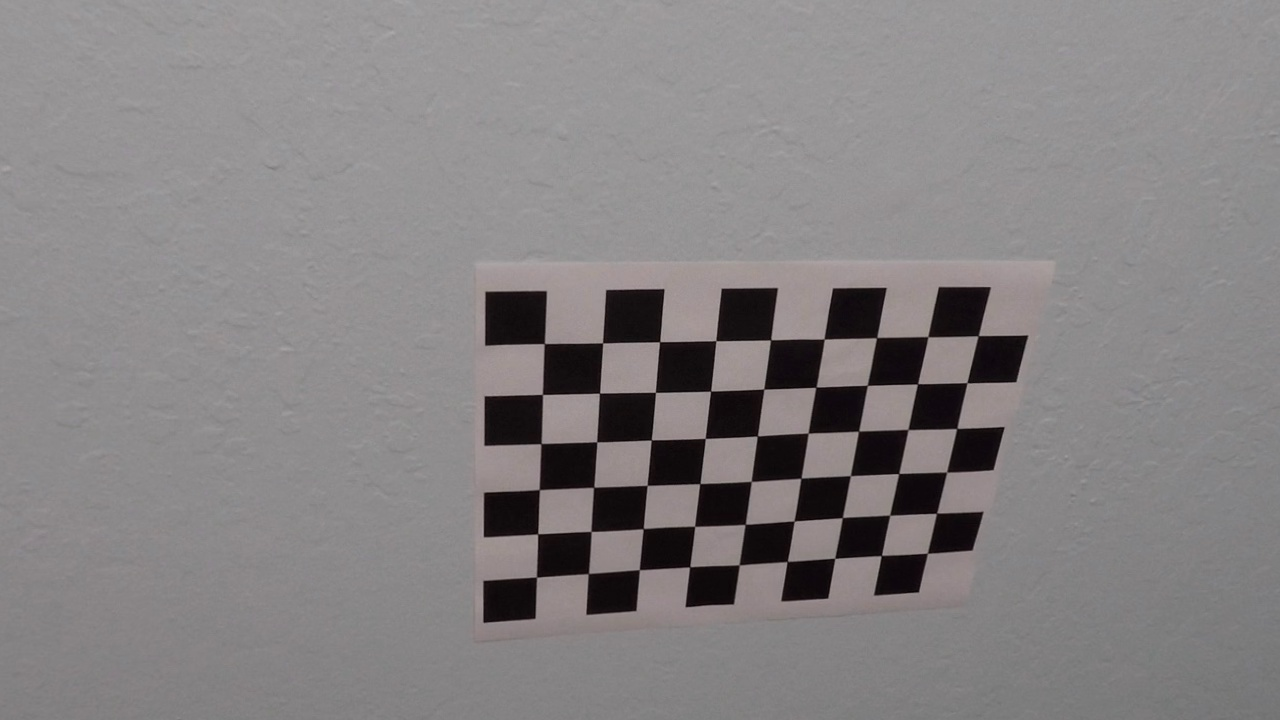
#> input picture camera_cal/undist/calibration10_dst.jpg, 1280 x 720 px, given in place of calibration10.jpg, which was not available
$ jupyter execute --allow-errors 'Advanced Lane Finding.ipynb'   (shell and % lines are left out)   (older library calls are emulated)   (text cells are left out)
#> lines starting #> are read from the running program, lines starting #| are printed output that depends on the picture; after the words box and inside, x2 and y2 are one past the last pixel; in counts of white or black regions, pixels touching at a corner belong together; pictures that were not available may be replaced by others from this repository, and a replacement may not be noted
#> (reads camera_cal/cal_dist_pickle.p from the repository)
#> further down, img is the input picture: shape (720, 1280, 3); mean R, G, B 133.1, 129.7, 130.6
[cell 1]
import numpy as np
import cv2
import matplotlib.pyplot as plt
import matplotlib.image as mpimg
import glob
import pickle
from moviepy.editor import VideoFileClip

[cell 2]
# prepare object points
nx = 9 # enter the number of inside corners in x
ny = 6 # enter the number of inside corners in y

# Make a list of calibration images
# fname = 'camera_cal/calibration1.jpg'
# img = cv2.imread(fname)
# img = mpimg.imread(fname)
images = glob.glob('../camera_cal/calibration*.jpg')

# arrays to store object points and image points from all the images
imgpoints = [] # 2D points in image plane
objpoints = [] # 3D points in real world place

# prepare object points
objp = np.zeros((6*9,3),np.float32)
objp[:,:2] = np.mgrid[0:9,0:6].T.reshape(-1,2) # x,y coordinates

for fname in images:

#     print(fname)
    # read in each image
    img = mpimg.imread(fname)

    # convert to grayscale
    gray = cv2.cvtColor(img,cv2.COLOR_RGB2GRAY)

    # find the chessboard corners
    ret, corners = cv2.findChessboardCorners(gray,(nx,ny),None)

    # if corners are found, add object points, image points
    if ret == True:
        imgpoints.append(corners)
        objpoints.append(objp)

        # draw and display the corners
        img = cv2.drawChessboardCorners(img,(nx,ny),corners, ret)
#         plt.imshow(img)

#> (the rest of this cell did not finish here and is left out)

[cell 3]
# apply undistortion on test image
for fname in images:
    img = mpimg.imread(fname)

    dst = cv2.undistort(img,mtx,dist,None,mtx)
    dst_name = fname.split('.jpg')[0] + '_dst.jpg'
    cv2.imwrite(dst_name,dst)

    f, (ax1, ax2) = plt.subplots(1, 2, figsize=(20,10))
    ax1.imshow(img)
    ax1.set_title('Original Image', fontsize=30)
    ax2.imshow(dst)
    ax2.set_title('Undistorted Image', fontsize=30)

[cell 4]
# Save the camera calibration result for later use (we won't worry about rvecs / tvecs)
dist_pickle = {}
#> (the rest of this cell did not finish here and is left out)

[cell 5]
# [13 lines left out: function warp, not called in this run]

[cell 6]
# Define a function that takes an image, number of x and y points,
# camera matrix and distortion coefficients
def corners_unwarp(img, nx, ny, mtx, dist):

    # Use the OpenCV undistort() function to remove distortion
#> called with nx = 9, ny = 6, mtx = array of shape (3, 3), dist = array of shape (1, 5)
    undist = cv2.undistort(img, mtx, dist, None, mtx)

    # Convert undistorted image to grayscale
    gray = cv2.cvtColor(undist, cv2.COLOR_RGB2GRAY)

    # Search for corners in the grayscaled image
    ret, corners = cv2.findChessboardCorners(gray, (nx, ny), None)
#> ret = True; corners = 54 rows, first 8: [542.4, 344.5], [602.3, 342.6], [658.9, 342.3], [715.8, 340.6], [769.5, 340.6], [824.3, 337.9], [876.7, 338.6], [930.3, 334.7]

    if ret == True:
        # If we found corners, draw them! (just for fun)
        cv2.drawChessboardCorners(undist, (nx, ny), corners, ret)
#> undist: shape (720, 1280, 3); mean R, G, B 133, 130.2, 130.9

        # Choose offset from image corners to plot detected corners
        # This should be chosen to present the result at the proper aspect ratio
        # My choice of 100 pixels is not exact, but close enough for our purpose here
        offset = 100 # offset for dst points

        # Grab the image shape
        img_size = (gray.shape[1], gray.shape[0])
#> img_size = (1280, 720)

        # For source points I'm grabbing the outer four detected corners
        src = np.float32([corners[0], corners[nx-1], corners[-1], corners[-nx]])
#> src = [[542.4, 344.5], [985.4, 333.8], [931.3, 555.4], [536.4, 580.1]]

        # For destination points, I'm arbitrarily choosing some points to be
        # a nice fit for displaying our warped result
        # again, not exact, but close enough for our purposes
        dst = np.float32([[offset, offset], [img_size[0]-offset, offset],
                                     [img_size[0]-offset, img_size[1]-offset],
                                     [offset, img_size[1]-offset]])

        # Given src and dst points, calculate the perspective transform matrix
        M = cv2.getPerspectiveTransform(src, dst)
#> M = [[1.77, 0.00551, -883.7], [0.0233, 1.5, -450], [-0.000138, -0.000396, 1]]

        # Compute the inverse perspective transform:
        Minv = cv2.getPerspectiveTransform(dst, src)
#> Minv = [[0.497, 0.13, 498], [0.0146, 0.621, 292.5], [7.45e-05, 0.000264, 1]]

        # Warp the image using OpenCV warpPerspective()
        warped = cv2.warpPerspective(undist, M, img_size)
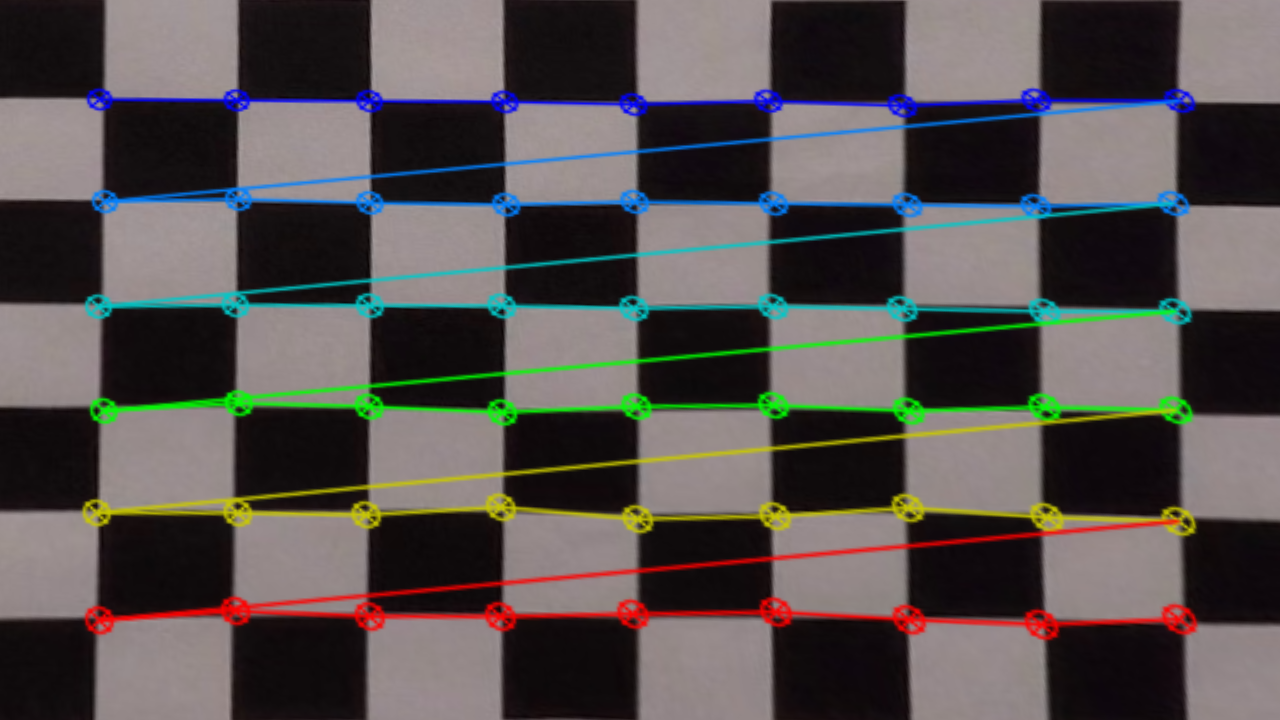
#> warped: shape (720, 1280, 3); mean R, G, B 85.4, 80.2, 78.8

    # Return the resulting image and matrix
    return warped, M

[cell 7]
dist_pickle = pickle.load( open( "../camera_cal/cal_dist_pickle.p", "rb" ) )
mtx = dist_pickle["mtx"]
dist = dist_pickle["dist"]

[cell 8]
img = mpimg.imread('../camera_cal/calibration10.jpg')
warped_undist_img, M = corners_unwarp(img, nx, ny, mtx, dist)

[cell 9]
f, (ax1, ax2) = plt.subplots(1, 2, figsize=(24, 9))
f.tight_layout()
ax1.imshow(img)
ax1.set_title('Original Image', fontsize=50)
ax2.imshow(warped_undist_img)
ax2.set_title('Undistorted and Warped Image', fontsize=50)
plt.subplots_adjust(left=0., right=1, top=0.9, bottom=0.)

[cell 10]
def abs_sobel_thresh(img, orient='x', sobel_kernel=3, thresh=(0, 255)):
    # Convert to grayscale
    gray = cv2.cvtColor(img, cv2.COLOR_RGB2GRAY)
    # Apply x or y gradient with the OpenCV Sobel() function
    # and take the absolute value
    if orient == 'x':
        abs_sobel = np.absolute(cv2.Sobel(gray, cv2.CV_64F, 1, 0, ksize = sobel_kernel))
    if orient == 'y':
        abs_sobel = np.absolute(cv2.Sobel(gray, cv2.CV_64F, 0, 1, ksize = sobel_kernel))
    # Rescale back to 8 bit integer
    scaled_sobel = np.uint8(255*abs_sobel/np.max(abs_sobel))
    # Create a copy and apply the threshold
    grad_binary = np.zeros_like(scaled_sobel)
    # Here I'm using inclusive (>=, <=) thresholds, but exclusive is ok too
    grad_binary[(scaled_sobel >= thresh[0]) & (scaled_sobel <= thresh[1])] = 1
    return grad_binary

def mag_thresh(image, sobel_kernel=3, mag_thresh=(0, 255)):
    # Convert to grayscale
    gray = cv2.cvtColor(img, cv2.COLOR_RGB2GRAY)
    # Take both Sobel x and y gradients
    sobelx = cv2.Sobel(gray, cv2.CV_64F, 1, 0, ksize=sobel_kernel)
    sobely = cv2.Sobel(gray, cv2.CV_64F, 0, 1, ksize=sobel_kernel)
    # Calculate the gradient magnitude
    gradmag = np.sqrt(sobelx**2 + sobely**2)
    # Rescale to 8 bit
    scale_factor = np.max(gradmag)/255
    gradmag = (gradmag/scale_factor).astype(np.uint8)
    # Create a binary image of ones where threshold is met, zeros otherwise
    mag_binary = np.zeros_like(gradmag)
    mag_binary[(gradmag >= mag_thresh[0]) & (gradmag <= mag_thresh[1])] = 1
    return mag_binary

def dir_threshold(image, sobel_kernel=3, thresh=(0, np.pi/2)):
    # Grayscale
    gray = cv2.cvtColor(img, cv2.COLOR_RGB2GRAY)
    # Calculate the x and y gradients
    sobelx = cv2.Sobel(gray, cv2.CV_64F, 1, 0, ksize=sobel_kernel)
    sobely = cv2.Sobel(gray, cv2.CV_64F, 0, 1, ksize=sobel_kernel)
    # Take the absolute value of the gradient direction,
    # apply a threshold, and create a binary image result
    absgraddir = np.arctan2(np.absolute(sobely), np.absolute(sobelx))
    dir_binary =  np.zeros_like(absgraddir)
    dir_binary[(absgraddir >= thresh[0]) & (absgraddir <= thresh[1])] = 1
    return dir_binary

[cell 11]
# Choose a Sobel kernel size
ksize = 3 # Choose a larger odd number to smooth gradient measurements

image = mpimg.imread('../test_images/test6.jpg')
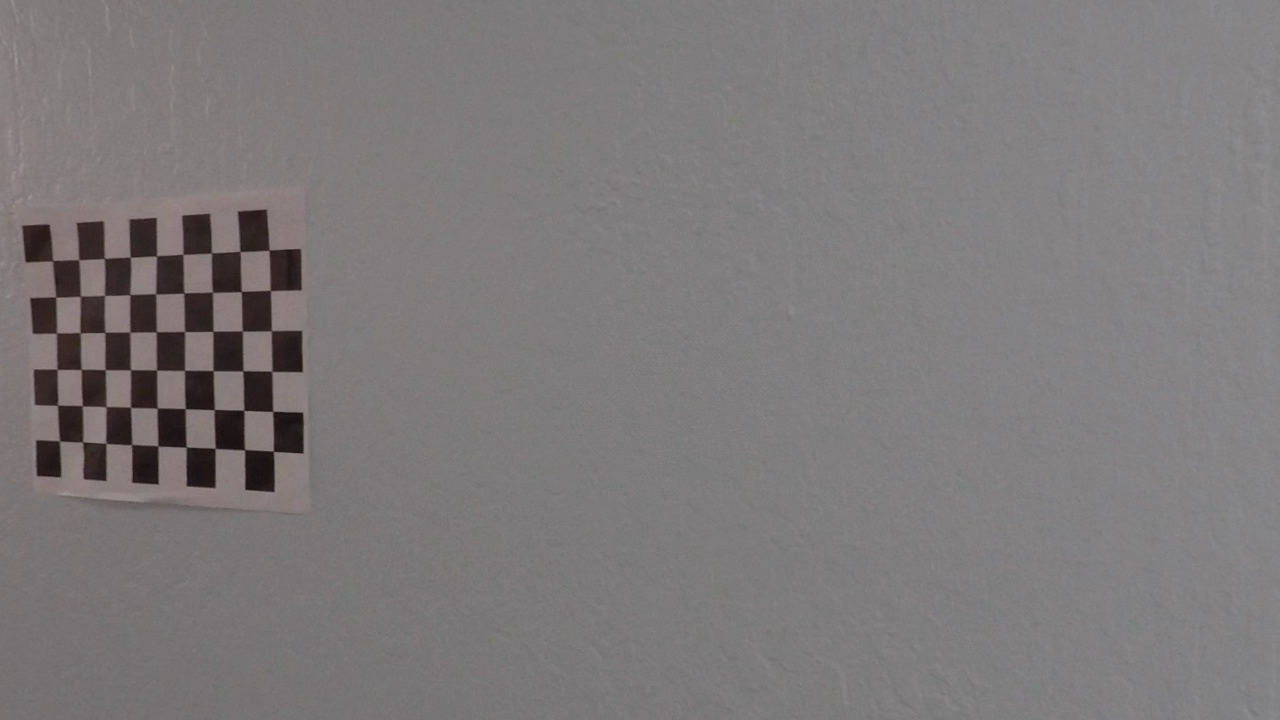
#> input picture camera_cal/undist/calibration11_dst.jpg, 1280 x 720 px, given in place of test6.jpg, which was not available
#> image is the input picture: shape (720, 1280, 3); mean R, G, B 124.5, 121.3, 122

# Apply each of the thresholding functions
gradx = abs_sobel_thresh(image, orient='x', sobel_kernel=3, thresh=(20, 100))
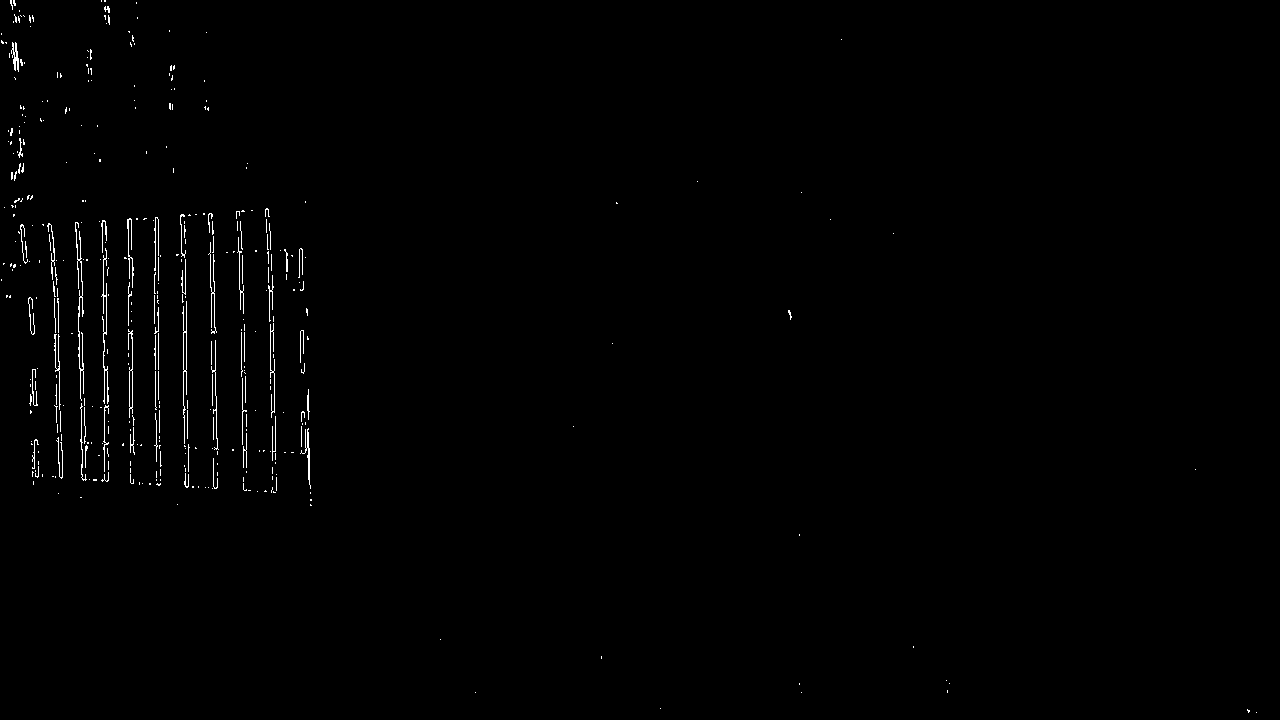
#> gradx: shape (720, 1280); values 0 (black) and 1 (white), 0.7% white in thin lines or dots
grady = abs_sobel_thresh(image, orient='y', sobel_kernel=3, thresh=(20, 100))
#> grady: shape (720, 1280); values 0 (black) and 1 (white), 0.44% white in thin lines or dots
mag_binary = mag_thresh(image, sobel_kernel=3, mag_thresh=(30, 100))
#> in mag_thresh, `scale_factor = np.max(gradmag)/255`: scale_factor = 2.4
#> mag_binary: shape (720, 1280); values 0 (black) and 1 (white), 0.76% white in thin lines or dots, all inside (x1, y1, x2, y2) = (269, 30, 1277, 624)
dir_binary = dir_threshold(image, sobel_kernel=15, thresh=(0.7, 1.3))
#> dir_binary: shape (720, 1280) float64; values 0 (black) and 1 (white), 37.8% white in thin lines or dots

[cell 12]
combined = np.zeros_like(dir_binary)
combined[((gradx == 1) & (grady == 1)) | ((mag_binary == 1) & (dir_binary == 1))] = 1

[cell 13]
# Define a function that thresholds the S-channel of HLS
def hls_select(img, thresh=(0, 255)):
#> called with thresh = (30, 255)
    hls = cv2.cvtColor(img, cv2.COLOR_RGB2HLS)
#> hls: shape (720, 1280, 3); mean of channels 0, 1, 2 115.2, 123, 4.7
    s_channel = hls[:,:,2]
    binary_output = np.zeros_like(s_channel)
    binary_output[(s_channel > thresh[0]) & (s_channel <= thresh[1])] = 1
    return binary_output

[cell 14]
img = mpimg.imread('../test_images/test6.jpg')
hls_binary = hls_select(img,thresh=(30,255))
#> hls_binary: shape (720, 1280); values 0 (black) and 1 (white), 3.5% white; 40 white regions (7 under 20 px), largest, box (x1, y1, x2, y2) and area: (213, 252, 271, 331) 2091, (23, 225, 80, 297) 1824, (272, 331, 303, 372) 1132

f, (ax1,ax2) = plt.subplots(1,2,figsize=(24,9))
f.tight_layout()
ax1.imshow(img)
ax1.set_title('Original Image', fontsize=50)
ax2.imshow(hls_binary, cmap='gray')
ax2.set_title('Thresholded S', fontsize=50)
plt.subplots_adjust(left=0., right=1, top=0.9, bottom=0.)

[cell 15]
# Edit this function to create your own pipeline.
# def pipeline(img, s_thresh=(170, 225), sx_thresh=(20, 100)):
def pipeline(img):

    # convert to gray scale
#     gray = cv2.cvtColor(img, cv2.COLOR_RGB2GRAY)

    img = np.copy(img)

    # apply gradient threshold on the horizontal gradient
    sx_binary = abs_sobel_thresh(img, orient='x', sobel_kernel=3, thresh=(10, 200))
#> sx_binary: shape (720, 1280); values 0 (black) and 1 (white), 3.4% white; 5880 white regions (5823 under 20 px), largest, box (x1, y1, x2, y2) and area: (17, 206, 41, 490) 1796, (52, 206, 69, 491) 1780, (83, 205, 101, 492) 1694

    # apply gradient direction threshold so that only edges closer to vertical are detected.
    dir_binary = dir_threshold(img, sobel_kernel=15, thresh=(np.pi/6, np.pi/2))
#> dir_binary: shape (720, 1280) float64; values 0 (black) and 1 (white), 65.7% white; 11986 black regions (9282 under 20 px), largest, box (x1, y1, x2, y2) and area: (0, 624, 1280, 720) 9071, (0, 0, 1280, 42) 7912, (20, 297, 144, 495) 7242

    # combine the gradient and direction thresholds.
    combined_condition = ((sx_binary == 1) & (dir_binary == 1))
#> combined_condition: shape (720, 1280) bool; 2% white in thin lines or dots

    # R & G thresholds so that yellow lanes are detected well.
    color_threshold = 150
    R = img[:,:,0]
    G = img[:,:,1]
    r_g_condition = (R > color_threshold) & (G > color_threshold)
#> r_g_condition: shape (720, 1280) bool; every value is 0

    # Convert to HSV color space and separate the V channel
    hsv = cv2.cvtColor(img, cv2.COLOR_RGB2HLS).astype(np.float)
    l_channel = hsv[:,:,1]
    s_channel = hsv[:,:,2]

    # S channel performs well for detecting bright yellow and white lanes
    s_thresh = (100, 255)
    s_condition = (s_channel > s_thresh[0]) & (s_channel <= s_thresh[1])

    # We put a threshold on the L channel to avoid pixels which have shadows and as a result darker.
    l_thresh = (120, 255)
    l_condition = (l_channel > l_thresh[0]) & (l_channel <= l_thresh[1])
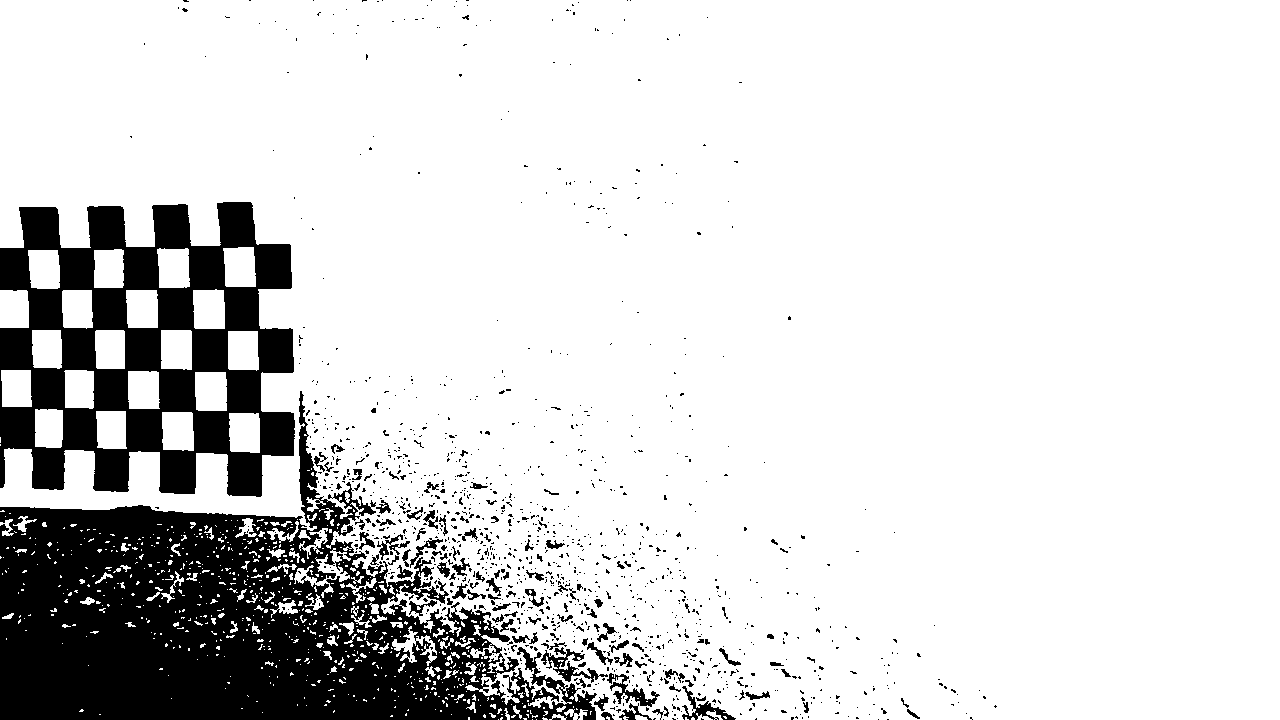
#> l_condition: shape (720, 1280) bool; 84.3% white; 1203 black regions (1087 under 20 px), largest, box (x1, y1, x2, y2) and area: (0, 391, 597, 720) 85875, (0, 202, 295, 497) 46230, (541, 647, 608, 683) 677


    # combine all the thresholds
    # A pixel should either be a yellowish or whiteish
    # And it should also have a gradient, as per our thresholds
    combined_binary = np.zeros_like(R)
    combined_binary[(r_g_condition & l_condition) & (s_condition | combined_condition)] = 1

    return combined_binary

[cell 16]
# image = mpimg.imread('../examples/color_shadow_example.jpg')
image = mpimg.imread('../test_images/test6.jpg')

# Use the OpenCV undistort() function to remove distortion
undist = cv2.undistort(image, mtx, dist, None, mtx)


combined_binary = pipeline(undist)

# Plot the result
f, (ax1, ax2) = plt.subplots(1, 2, figsize=(24, 9))
f.tight_layout()
ax1.imshow(image)
ax1.set_title('original image',fontsize=30)
# ax1.imshow(color_binary)
# ax1.set_title('Stacked thresholds', fontsize=30)
ax2.imshow(combined_binary, cmap='gray')
ax2.set_title('Combined S and gradient thresholds', fontsize=30)
plt.subplots_adjust(left=0., right=1, top=0.9, bottom=0.)

### Perspective Transform

[cell 17]

# First use straight line to identify four source points
img = mpimg.imread('../test_images/test2.jpg')


# Use the OpenCV undistort() function to remove distortion
undist = cv2.undistort(img, mtx, dist, None, mtx)


#> (the rest of this cell did not finish here and is left out)
